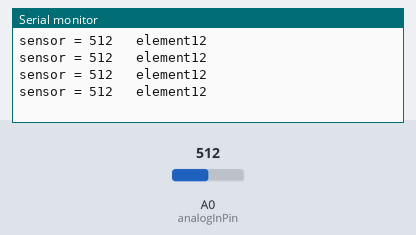
The sketch below on a simulated Arduino Uno, built with avr-gcc and run on an emulated ATmega328P. Parts: the last lines printed to the serial monitor. Inputs (shaded band) come from the test bench; at power-on: A0 (analogInPin) = 512.

Above: at 1.2 s.
1.3 s: A0 (analogInPin) set to 716
At 1.71 s:
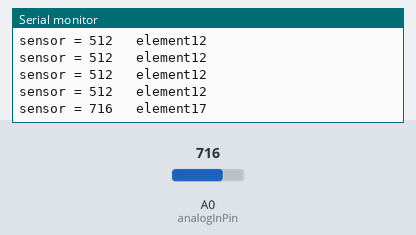
2.8 s: A0 (analogInPin) set to 900
At 2.91 s:
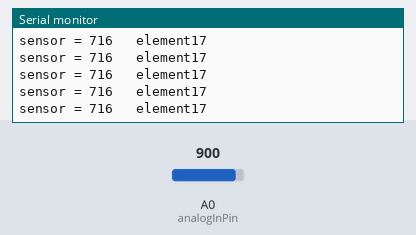
Timing chart, 0 to 5.8 s (numbered marks = the images above; inputs shaded):
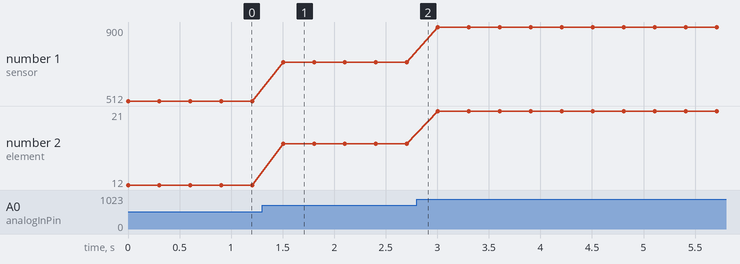

Measured:
- after the input at 1.3 s, the serial monitor: prints a new line after 0.20 s (image 1)
- plotted number 1: 512 → 716 after the input at 1.3 s, 716 → 900 after the input at 2.8 s
- plotted number 2: 12 → 17 after the input at 1.3 s, 17 → 21 after the input at 2.8 s

The sketch:

voltRead.ino
```cpp
#include <math.h>
const int analogInPin = A0;  // ESP8266 Analog Pin ADC0 = A0
int  sensorValue;
int element;
void setup() {
  // initialize serial communication at 115200
  Serial.begin(115200);
}

void loop( ) {
  // read the analog in value
  voltRead(25);
}

void voltRead(int numberElement) {
 sensorValue = analogRead(analogInPin);
 element = (sensorValue-17)*numberElement/1006;
Serial.print("sensor = ");
  Serial.print(sensorValue);
  Serial.print("   ");
  Serial.print("element");
  Serial.println(element);
  delay(300);
}
```
